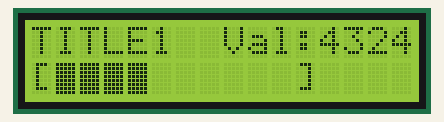
Recording of a sketch running on a simulated Arduino Uno, built with avr-gcc and run on an emulated ATmega328P. Parts: 16×2 character LCD. Random numbers use the default seed unless the sketch sets one.

Above: at 0.2 s.
At 3.2 s:
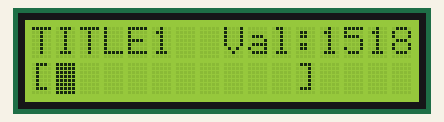
At 8.4 s:
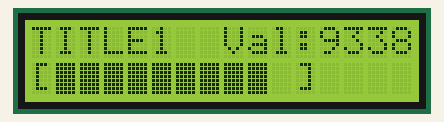
At 19.7 s:
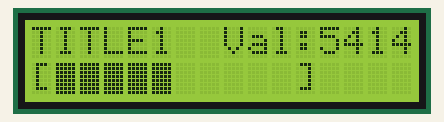
At 29.0 s:
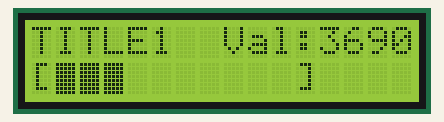
At 38.3 s:
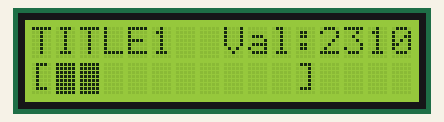

The sketch:

1111.ino
```cpp
#include <Wire.h>
#include <LiquidCrystal_I2C.h>

LiquidCrystal_I2C lcd(0x27, 16, 2);  // LCD 주소, 문자 수

// 사용자 정의 문자 (1칸 = 5x8 도트)
byte gaugeFull[8] = { B11111, B11111, B11111, B11111, B11111, B11111, B11111, B11111 };
byte gaugeEmpty[8] = { B00000, B00000, B00000, B00000, B00000, B00000, B00000, B00000 };

int value1;

void setup() {
  lcd.init();
  lcd.backlight();

  // 사용자 문자 등록
  lcd.createChar(0, gaugeEmpty);  // 문자 번호 0
  lcd.createChar(1, gaugeFull);   // 문자 번호 1

  randomSeed(analogRead(0));
}

void loop() {
  value1 = random(0, 10001);  // 0~10000

  lcd.clear();

  lcd.setCursor(0, 0);
  lcd.print("TITLE1");

  lcd.setCursor(8, 0);
  lcd.print("Val:");
  lcd.print(value1);

  // 게이지 출력
  lcd.setCursor(0, 1);
  lcd.print("[");

  // 전체 10칸으로 가정
  int filledBars = map(value1, 0, 10000, 0, 10);
  for (int i = 0; i < 10; i++) {
    if (i < filledBars)
      lcd.write(byte(1));  // 꽉 찬 바
    else
      lcd.write(byte(0));  // 빈 바
  }

  lcd.print("]");

  delay(1000);
}
```

Measured:
- what the display in image 1 shows lasts 1.0 s, from 3.2 s to 4.2 s
